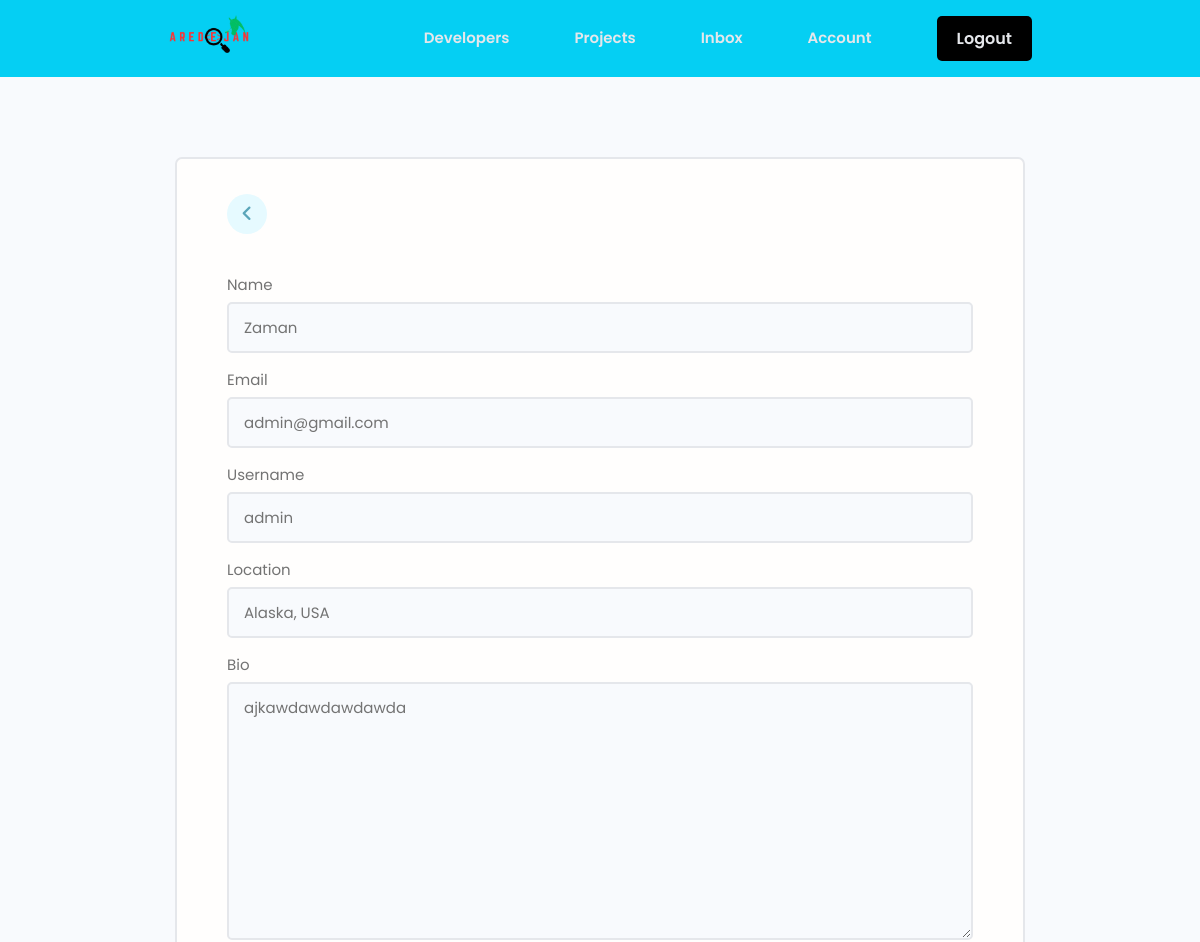
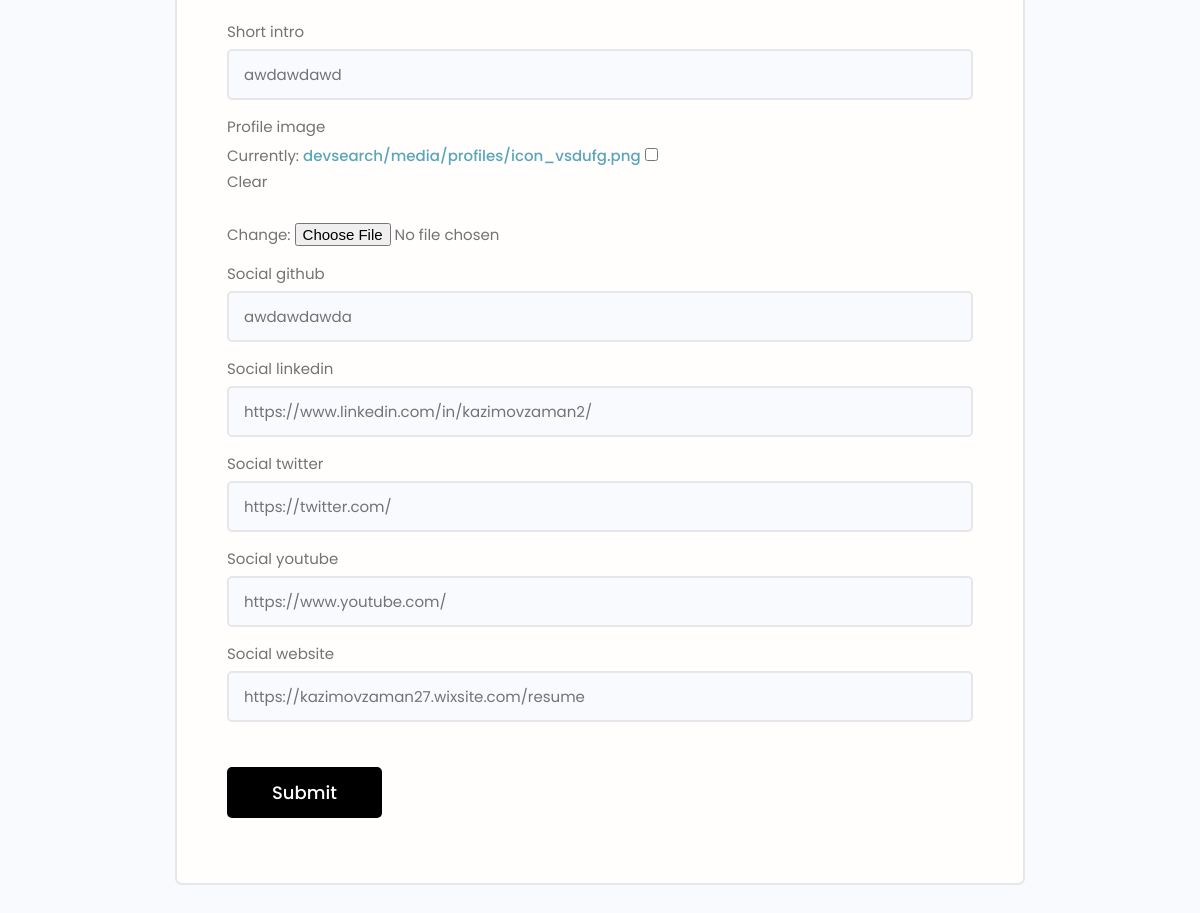
Page /edit-account/ (signed in) on the committed database (2 pictures, top to bottom).
### users/models.py (models this page shows, shortened)
class Profile(models.Model):
    user = models.OneToOneField(User, on_delete=models.CASCADE, null=True, blank=True)
    name = models.CharField(max_length=200, blank=True, null=True)
    email = models.EmailField(max_length=500, blank=True, null=True)
    username = models.CharField(max_length=200, blank=True, null=True)
    location = models.CharField(max_length=200, blank=True, null=True)
    short_intro = models.CharField(max_length=200, blank=True, null=True)
    bio = models.TextField(blank=True, null=True)
    profile_image = models.ImageField(null=True, blank=True, upload_to='profiles/', default='profiles/user-default.png')
    social_github = models.CharField(max_length=200, blank=True, null=True)
    social_twitter = models.CharField(max_length=200, blank=True, null=True)
    social_linkedin = models.CharField(max_length=200, blank=True, null=True)
    social_youtube = models.CharField(max_length=200, blank=True, null=True)
    social_website = models.CharField(max_length=200, blank=True, null=True)
    created = models.DateTimeField(auto_now_add=True)
    id = models.UUIDField(default=uuid.uuid4, unique=True, primary_key=True, editable=False)
    class Meta:
        ordering = ['created']

### users/views.py (the view)
# urls.py: path('edit-account/', views.editAccount, name='edit-account'),
@login_required(login_url='login')
def editAccount(request):
    profile = request.user.profile
    form = ProfileForm(instance=profile)
    if request.method == "POST":
        form = ProfileForm(request.POST, request.FILES, instance=profile)
        if form.is_valid():
            form.save()
            return redirect('account')
    context = {'form': form, }
    return render(request, 'users/profile_form.html', context)

### users/forms.py
class ProfileForm(ModelForm):
    class Meta:
        model = Profile
        fields = ['name', 'email', 'username',
                  'location', 'bio', 'short_intro',
                  'profile_image', 'social_github',
                  'social_linkedin', 'social_twitter',
                  'social_youtube', 'social_website']
    def __init__(self, *args, **kwargs):
        super(ProfileForm, self).__init__(*args, **kwargs)
        for name, field in self.fields.items():
            field.widget.attrs.update({'class': 'input'})

### users/templates/users/profile_form.html (shortened to what this page needs)
{% extends 'main.html' %}
{% block content %}
<main class="formPage my-xl">
    <div class="content-box">
        <div class="formWrapper">
            <a class="backButton" href="{% url 'account' %}"><i class="fa-solid fa-angle-left"></i></a>
            <br>
            <form class="form" action="{% url 'edit-account' %}" method="POST" enctype="multipart/form-data">
                {% for field in form %}
                <div class="form__field">
                    <label for="formInput#text">{{field.label}}</label>
                    {{field}}
                </div>
                {% endfor %}
                <input class="btn btn--sub btn--lg  my-md" type="submit" value="Submit" />
            </form>
        </div>
    </div>
</main>
{% endblock content %}

### static/styles/app.css (style rules this page uses)
:root { --color-sub: #05cff3; }
.btn--sub { background-color: #000000 }
.content-box { width: 95%; max-width: 85rem; margin: 0 auto; }
.backButton { background: var(--color-main-light); color: var(--color-main); width: 4rem; height: 4rem; display: flex; align-items: center; justify-content: center; border-radius: 50%; }
.backButton i { font-size: 1.8rem; }
.formPage .formWrapper { list-style: none; background: var(--color-white); padding: 3.5rem 5rem; border: 2px solid var(--color-light); border-radius: 0.7rem; }

### static/uikit/styles/modules/_variables.css (style rules this page uses)
:root { --color-main: #5aa5b9; --color-main-light: #e6faff; --color-sub: #3f4156; --color-sub-light: #51546e; --color-sub-lighter: #ededfd; --color-text: #737373; --color-gray: #8b8b8b; --color-light: #e5e7eb; --color-light-gray: #767676; --color-bg: #f8fafd; --color-white: #fffefd; --color-white-light: #f3f3f3; --color-success: #359e64; --color-success-bg: #def8e8; --color-error: #fc4b0b; --color-error-bg: #fff2ee; --font-base: 'Poppins', arial, helvetica, 'Segoe UI', roboto, ubuntu, sans-serif; --font-monospace: 'Fira Code', 'Courier New', courier, monospace; --font-regular: 300; --font-medium: 500; --font-bold: 700; --generic-shadow: 1px 1px 5px #00000010; --generic-transition: all 0.3s ease-in-out; }

### static/uikit/styles/modules/_base.css (style rules this page uses)
* { margin: 0; padding: 0; box-sizing: border-box; text-rendering: optimizeLegibility; color: inherit; font-size: inherit; }
html { font-size: 50%; }
@media only screen and (min-width: 480px) { html { font-size: 56.25%; } }
@media only screen and (min-width: 1200px) { html { font-size: 62.5%; } }
body { line-height: 1.6; font-weight: 400; font-size: 1.5rem; color: var(--color-text); background-color: var(--color-bg); min-height: 100vh; }

### static/uikit/styles/modules/_typography.css (style rules this page uses)
* { font-family: var(--font-base); }
a { padding-bottom: 2px; text-decoration: none; display: inline-block; color: var(--color-main); font-weight: var(--font-medium); }

### static/uikit/styles/modules/_utilities.css (style rules this page uses)
.my-md { margin: 3rem auto; }
.my-xl { margin: 8rem auto; }

### static/uikit/styles/modules/_button.css (style rules this page uses)
.btn { display: inline-block; position: relative; cursor: pointer; background-color: var(--color-light); font-weight: var(--font-medium); color: var(--color-sub); text-decoration: none; padding: 1rem 2rem; border-radius: 0.5rem; border: none; width: -webkit-fit-content; width: -moz-fit-content; width: fit-content; height: -webkit-fit-content; height: -moz-fit-content; height: fit-content; font-size: 1.6rem; outline-width: 0; outline-color: transparent; -webkit-backface-visibility: hidden; backface-visibility: hidden; transition: all 0.3s ease-in-out; }
.btn--sub { background-color: var(--color-sub); color: var(--color-white); }
.btn--lg { font-size: 1.8rem; padding: 1.2rem 4.5rem; }

### static/uikit/styles/modules/_form.css (style rules this page uses)
.form { display: block; }
.form__field { margin-top: 1.5rem; margin-bottom: 1.5rem; }
.form__label, .form__field > label { display: block; margin-bottom: 0.5rem; color: var(--color-text); }
input.input[type='text'], input.input[type='email'], input.input[type='password'], input.input[type='number'], textarea.input { min-width: 24rem; width: 100%; padding: 1.2rem 1.5rem; border-radius: 0.5rem; border: 2px solid var(--color-light); transition: all 0.3s ease-in-out; background-color: var(--color-bg); }

### rows in the picture
Profile: form "Zaman" "admin@gmail.com" "admin" "Alaska, USA" "ajkawdawdawdawda" "awdawdawd" "awdawdawda" "https://www.linkedin.com/in/kazimovzaman2/" "https://twitter.com/" "https://www.youtube.com/" "https://kazimovzaman27.wixsite.com/resume"

### other values in the picture
{{ field.label }} "Name" "Email" "Username" "Location" "Bio" "Short intro" "Profile image" "Social github" "Social linkedin" "Social twitter" "Social youtube" "Social website"
